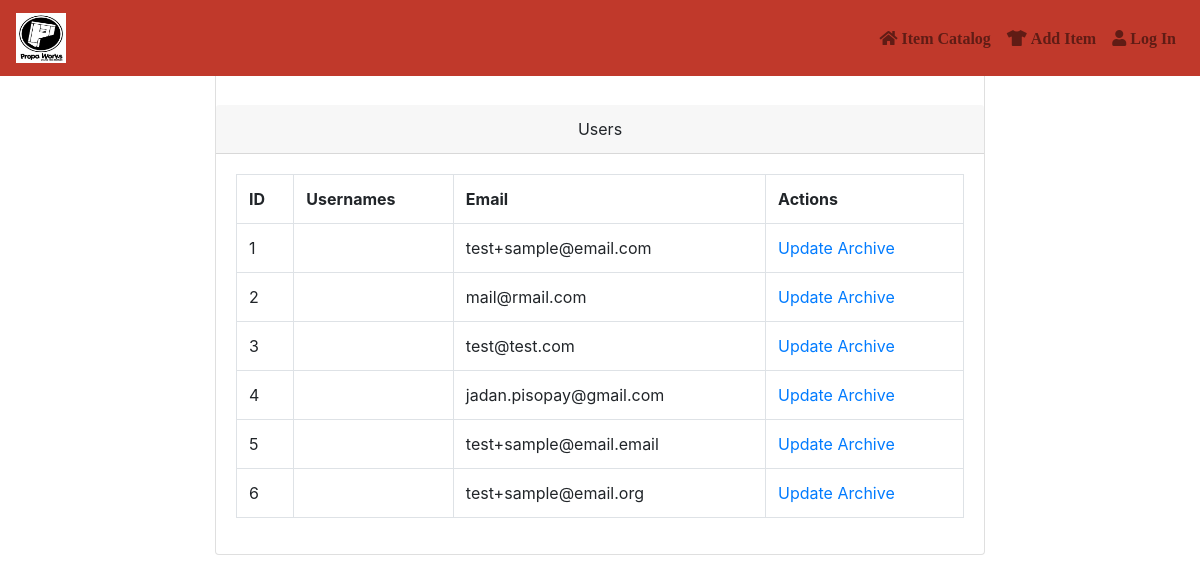
The app's page /views/admin_userlist.php with its own data.
### tables this page shows
CREATE TABLE `tbl_users` (
  `id` int(10) NOT NULL,
  `uname` varchar(255) NOT NULL,
  `email` varchar(255) NOT NULL,
  `address` varchar(255) NOT NULL,
  `pw` varchar(255) NOT NULL
);

### views/admin_userlist.php (the view)
<?php include "../partials/header.php";?>
<?php include "../partials/admin_navbar.php";?>
<?php require_once '../controllers/connect.php'; ?>
<?php
    $sql = "SELECT * FROM tbl_users";
    $result = mysqli_query($conn, $sql);
?>
<div class="container-fluid">
  <div class="row">
    <div class="col-lg-2"></div>
    <div class="col-lg-8">
    	<div class="card">
    		<div class="card-header mt-5 text-center">Users</div>
    		<div class="card-body">
    			<table class="table table-bordered">
                    <tr>
                        <th>ID </th>
                        <th>Usernames </th>
                        <th>Email </th>
                        <th colspan="2">Actions </th>
                    </tr>
                    <?php while($row = mysqli_fetch_assoc($result)){ ?>
                        <tr>
                            <td><?= $row['id'] ?></td>
                            <td><?= $row['username'] ?> </td>
                            <td><?= $row['email'] ?></td>
                            <td>
                            	<a href="update_user.php?id=<?= $row['id'] ?>">Update</a>
                                <a onclick="return confirm('Archive this user?')" href="archive_user.php?id=<?= $row['id'] ?>">Archive</a>
                            </td>
                        </tr>
                    <?php } ?>
                </table>
    		</div>
    	</div>
    </div>
  </div>
</div>

### assets/css/demo.css (style rules this page uses)
* { margin: 0; padding: 0; box-sizing: border-box; }
.card { height: 100%; }

### assets/css/style2.css (style rules this page uses)
* { margin: 0; padding: 0; box-sizing: border-box; }

### records on screen
tbl_users: id "1", email "test+sample@email.com"
tbl_users: id "2", email "mail@rmail.com"
tbl_users: id "3", email "test@test.com"
tbl_users: id "4", email "jadan.pisopay@gmail.com"
tbl_users: id "5", email "test+sample@email.email"
tbl_users: id "6", email "test+sample@email.org"
